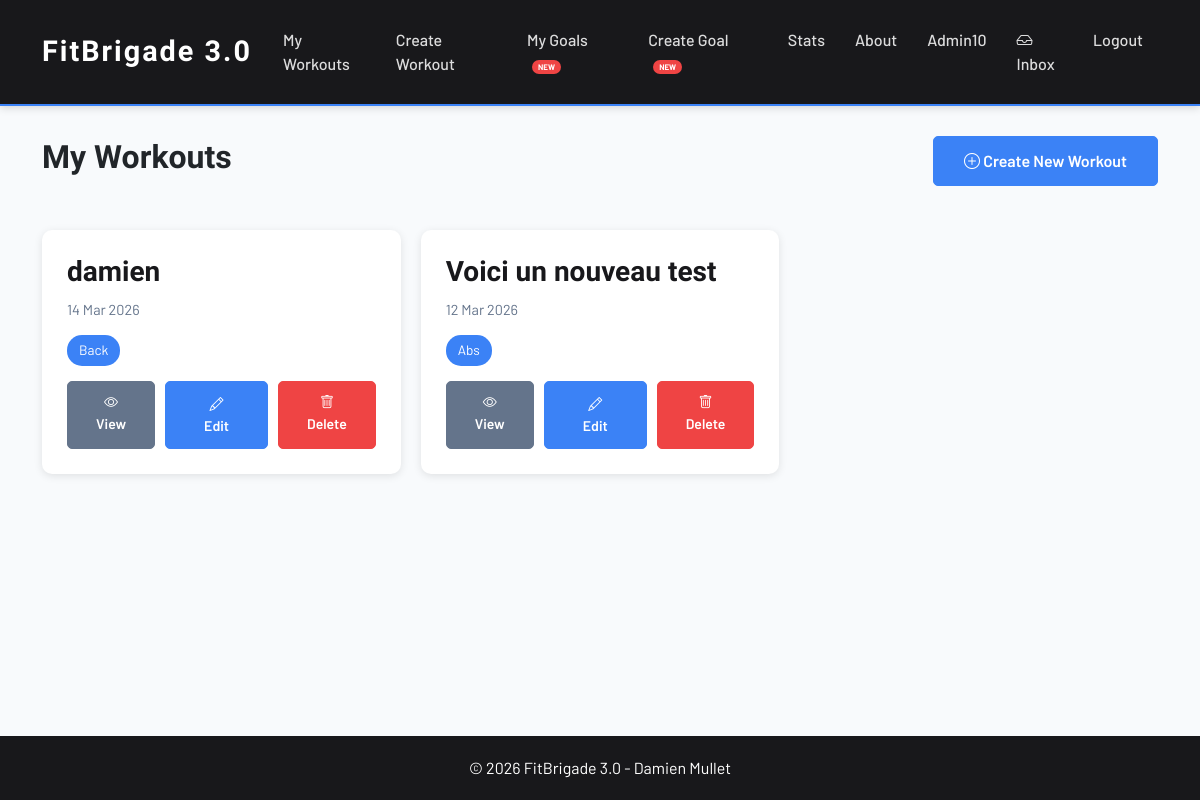
/workouts/ (signed in), run on an earlier commit of the app's database.
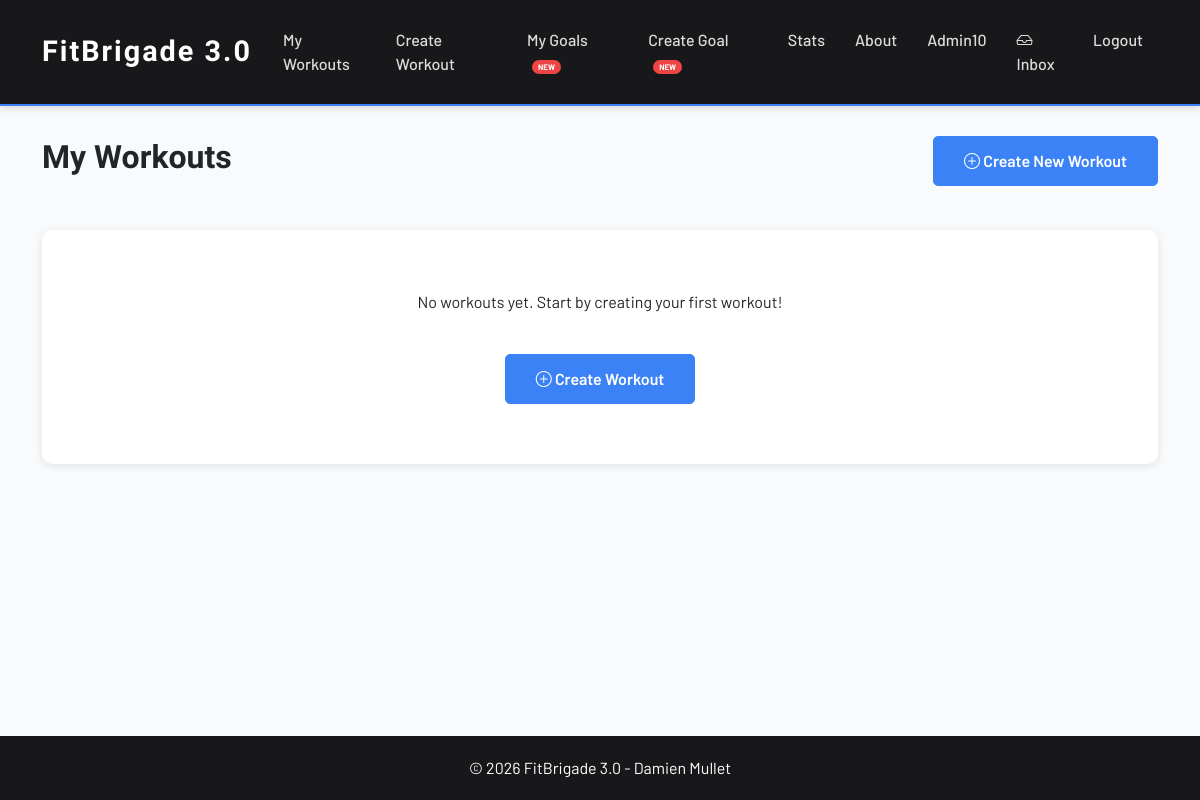
And on a later commit of the database.
### workouts/models.py (models this page shows, shortened)
class Workout(models.Model):
    user = models.ForeignKey(
        settings.AUTH_USER_MODEL,
        on_delete=models.CASCADE,
        related_name='workouts'
    )
    name = models.CharField(max_length=100)
    date = models.DateField()
    notes = models.TextField(blank=True, null=True)
    created_at = models.DateTimeField(auto_now_add=True)
    muscle_groups = models.ManyToManyField(
        MuscleGroup,
        through='WorkoutMuscleGroup',
        related_name='workouts'
    )
    exercises = models.ManyToManyField(
        Exercise,
        through='WorkoutExercise',
        related_name='workouts'
    )
    class Meta:
        ordering = ['-date', '-created_at']

class MuscleGroup(models.Model):
    name = models.CharField(max_length=100, unique=True)
    class Meta:
        ordering = ['name']

### workouts/views.py (the view)
# urls.py: path('workouts/', views.home, name='home'),
@login_required
def home(request):
    workouts = Workout.objects.filter(user=request.user).order_by('-date')
    return render(request, 'workouts/home.html', {'workouts': workouts})

### workouts/templates/workouts/home.html (shortened to what this page needs)
{% extends 'base.html' %}
{% load static %}
{% block content %}
<div class="header-row">
    <h2>My Workouts</h2>
    <a href="{% url 'workouts:create_workout' %}" class="btn btn-primary">
        <i class="bi bi-plus-circle"></i> Create New Workout
    </a>
</div>
<br>
{% if workouts %}
<div class="workout-list">
    {% for workout in workouts %}
    <div class="workout-card">
        <h3>{{ workout.name }}</h3>
        <p class="date">{{ workout.date|date:"d M Y" }}</p>
        <div class="muscle-tags">
            {% for mg in workout.muscle_groups.all %}
            <span class="tag">{{ mg.name }}</span>
            {% endfor %}
        </div>
        <div class="card-actions">
            <a href="{% url 'workouts:workout_detail' workout.id %}" class="btn btn-secondary btn-sm">
                <i class="bi bi-eye"></i> View
            </a>
            <a href="{% url 'workouts:edit_workout' workout.id %}" class="btn btn-primary btn-sm">
                <i class="bi bi-pencil"></i> Edit
            </a>
            <a href="{% url 'workouts:delete_workout' workout.id %}" class="btn btn-danger btn-sm">
                <i class="bi bi-trash"></i> Delete
            </a>
        </div>
    </div>
    {% endfor %}
</div>
{% else %}
<div class="empty-message">
    <p>No workouts yet. Start by creating your first workout!</p>
    <br>
    <a href="{% url 'workouts:create_workout' %}" class="btn btn-primary">
        <i class="bi bi-plus-circle"></i> Create Workout
    </a>
</div>
{% endif %}
{% endblock %}

What changed in the data, as far as the page shows it:
removed Workout: name "damien", date "14 Mar 2026"
no longer on this page (row unchanged): MuscleGroup: name "Back", shown under "damien"
removed Workout: name "Voici un nouveau test", date "12 Mar 2026"
no longer on this page (row unchanged): MuscleGroup: name "Abs", shown under "Voici un nouveau test"
Also different on the page:
text now shown: "No workouts yet. Start by creating your first workout! Create Workout"
